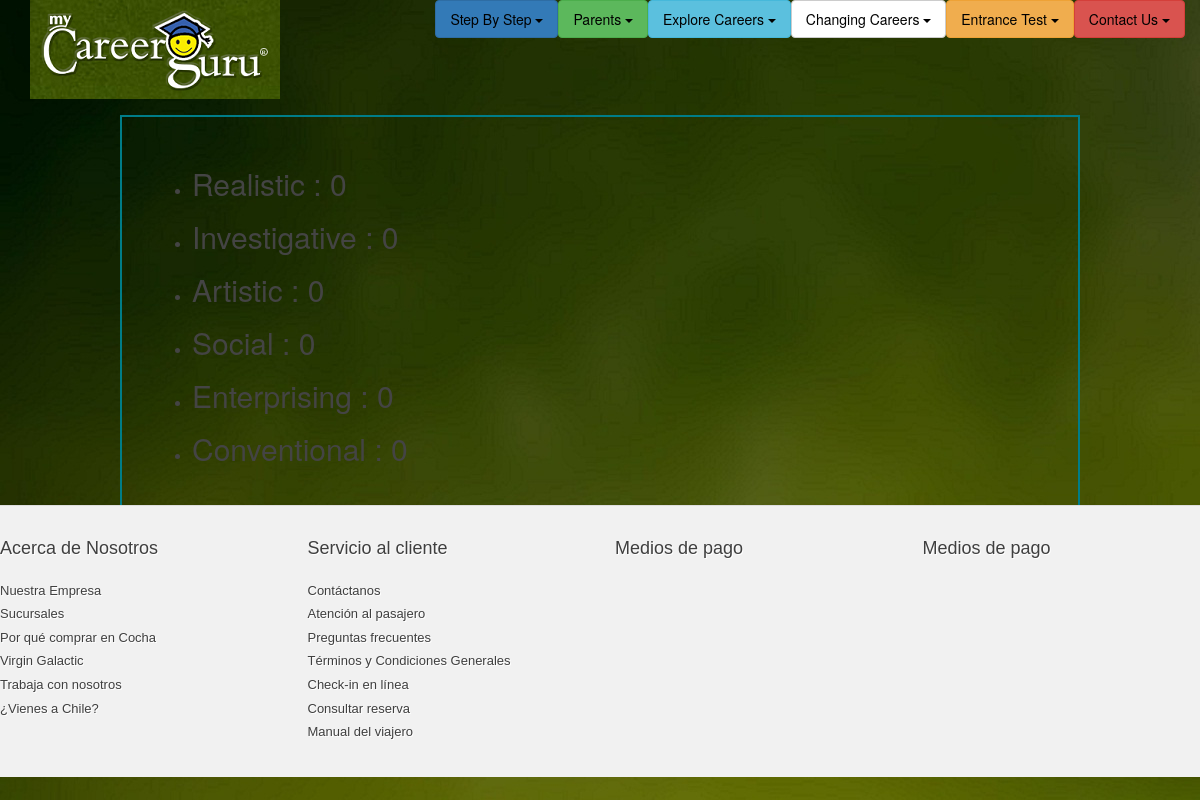
Page /result/ on the committed database.
### career/models.py (models this page shows, shortened)
class Qtype(models.Model):
    qtype = models.TextField()

### career/views.py (the view)
# urls.py: url(r'^result/$','career.views.result'),
def result(request):
    print(request.POST)
    answers = []
    for i in range(1, 61):
        answers.append(int(request.POST.get(str(i), 0)))
    score = computeScore(answers)
    return render(request, "result.html", {
        'result': score
    })

### career/views.py (called while the page is built)
def computeScore(answers):
    result = {}
    for qtype in Qtype.objects.all():
        score = 0
        questions = Question.objects.filter(qtype = qtype)
        ids = [q.id for q in questions]
        for id in ids:
            score = score + answers[id-1]
        result[qtype.qtype] = score
    return result

### templates/result.html
{% extends "base5.html" %}
{% block contents %}
<div class="container">
    <div class="wrapper">
    <ul>
        {% for key, value in result.items %}
            <li><h2>{{ key }} : {{ value }}</h2></li>
        {% endfor %}
    </ul>
    </div>
</div>
{% endblock %}

### static/modern/css/modern-business.css (style rules this page uses)
html, body { height: 100%; }
body { padding-top: 115px; }

### static/css/mainbase.css (style rules this page uses)
body { background-image:url("/static/img/background12.jpg"); color:#747472; }

### static/css/FAQ.css (style rules this page uses)
.wrapper { border: 2px solid #007D88; padding: 30px; margin-top: 2px; }

### static/css/colgpage.css (style rules this page uses)
.wrapper { border: 2px solid #007D88; padding: 30px; margin-top: 2px; }

### static/css/profile.css (style rules this page uses)
.wrapper { width:960px; height: auto; margin:auto; }

### static/css/colginfo5.css (style rules this page uses)
body { background-color:#FFFFFF; color:#444; }

### rows in the picture
Qtype: result "Realistic"
Qtype: result "Investigative"
Qtype: result "Artistic"
Qtype: result "Social"
Qtype: result "Enterprising"
Qtype: result "Conventional"

### other values in the picture
{{ value }} "0" "0" "0" "0" "0"
